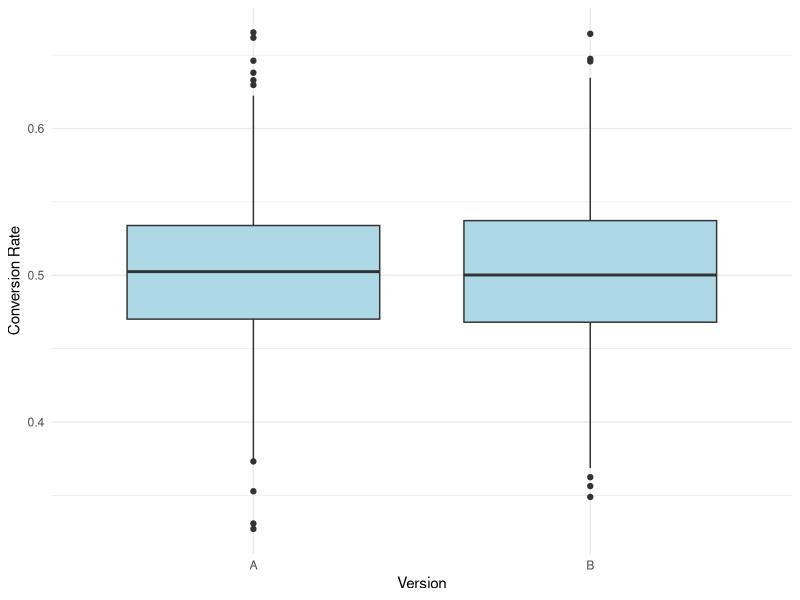

Recreate this plot in R.
# Load the required libraries
library(tidyverse)

# Set the random seed for reproducibility
set.seed(123)

# Define the parameters for the Beta distributions (prior beliefs)
prior_a <- 50   # Shape parameter for Version A
prior_b <- 50   # Shape parameter for Version B

# Simulate the number of visitors for each version
n_visitors_a <- 1000
n_visitors_b <- 1000

# Simulate conversion data for Version A
conversion_data_a <- rbeta(n_visitors_a, shape1 = prior_a, shape2 = prior_b)

# Simulate conversion data for Version B
conversion_data_b <- rbeta(n_visitors_b, shape1 = prior_a, shape2 = prior_b)

# Create data frames for each version
data_a <- data.frame(Version = "A", Conversion = conversion_data_a)
data_b <- data.frame(Version = "B", Conversion = conversion_data_b)

# Combine the data frames
simulated_data <- bind_rows(data_a, data_b)

# Print the first few rows of the simulated data
head(simulated_data)

# Plot the simulated data
ggplot(simulated_data, aes(x = Version, y = Conversion)) +
  geom_boxplot(fill = "lightblue") +
  labs(x = "Version", y = "Conversion Rate") +
  theme_minimal()
